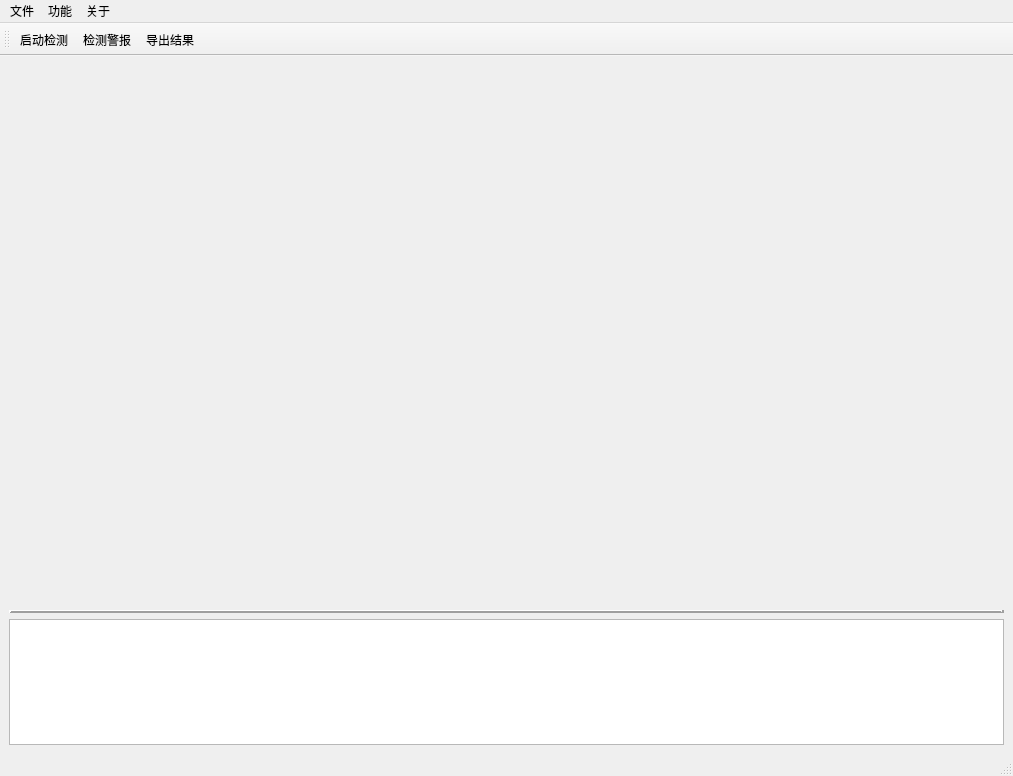
<?xml version="1.0" encoding="UTF-8"?>
<ui version="4.0">
 <class>DetectionWindow</class>
 <widget class="QMainWindow" name="DetectionWindow">
  <property name="geometry">
   <rect>
    <x>0</x>
    <y>0</y>
    <width>1013</width>
    <height>776</height>
   </rect>
  </property>
  <property name="windowTitle">
   <string>MainWindow</string>
  </property>
  <widget class="QWidget" name="centralwidget">
   <layout class="QVBoxLayout" name="verticalLayout">
    <item>
     <layout class="QVBoxLayout" name="verticalLayout_3" stretch="8,2">
      <item>
       <widget class="QLabel" name="showPanel">
        <property name="lineWidth">
         <number>0</number>
        </property>
        <property name="text">
         <string/>
        </property>
        <property name="pixmap">
         <pixmap>src/Camera.png</pixmap>
        </property>
        <property name="alignment">
         <set>Qt::AlignCenter</set>
        </property>
       </widget>
      </item>
      <item>
       <layout class="QVBoxLayout" name="verticalLayout_2">
        <item>
         <widget class="Line" name="VLine">
          <property name="frameShadow">
           <enum>QFrame::Raised</enum>
          </property>
          <property name="lineWidth">
           <number>3</number>
          </property>
          <property name="orientation">
           <enum>Qt::Horizontal</enum>
          </property>
         </widget>
        </item>
        <item>
         <widget class="QTextBrowser" name="infoPanel"/>
        </item>
       </layout>
      </item>
     </layout>
    </item>
   </layout>
  </widget>
  <widget class="QMenuBar" name="menubar">
   <property name="geometry">
    <rect>
     <x>0</x>
     <y>0</y>
     <width>1013</width>
     <height>26</height>
    </rect>
   </property>
   <widget class="QMenu" name="menu">
    <property name="title">
     <string>文件</string>
    </property>
    <addaction name="importPicAction"/>
    <addaction name="importVideoAction"/>
    <addaction name="openCameraAction"/>
   </widget>
   <widget class="QMenu" name="menu_2">
    <property name="title">
     <string>功能</string>
    </property>
    <addaction name="exportDataAction"/>
    <addaction name="openAlertAction"/>
    <addaction name="openDetectAction"/>
   </widget>
   <widget class="QMenu" name="menu_3">
    <property name="title">
     <string>关于</string>
    </property>
    <addaction name="showInfoAction"/>
   </widget>
   <addaction name="menu"/>
   <addaction name="menu_2"/>
   <addaction name="menu_3"/>
  </widget>
  <widget class="QStatusBar" name="statusbar"/>
  <widget class="QToolBar" name="toolBar">
   <property name="windowTitle">
    <string>toolBar</string>
   </property>
   <attribute name="toolBarArea">
    <enum>TopToolBarArea</enum>
   </attribute>
   <attribute name="toolBarBreak">
    <bool>false</bool>
   </attribute>
   <addaction name="openDetectAction"/>
   <addaction name="openAlertAction"/>
   <addaction name="exportDataAction"/>
  </widget>
  <action name="importPicAction">
   <property name="text">
    <string>导入图片</string>
   </property>
  </action>
  <action name="importVideoAction">
   <property name="text">
    <string>导入视频</string>
   </property>
  </action>
  <action name="exportDataAction">
   <property name="icon">
    <iconset resource="src/icons.qrc">
     <normaloff>:/icons/export.png</normaloff>:/icons/export.png</iconset>
   </property>
   <property name="text">
    <string>导出结果</string>
   </property>
  </action>
  <action name="openAlertAction">
   <property name="checkable">
    <bool>true</bool>
   </property>
   <property name="icon">
    <iconset resource="src/icons.qrc">
     <normaloff>:/icons/ring.png</normaloff>:/icons/ring.png</iconset>
   </property>
   <property name="text">
    <string>检测警报</string>
   </property>
  </action>
  <action name="openCameraAction">
   <property name="text">
    <string>实时输入</string>
   </property>
  </action>
  <action name="openDetectAction">
   <property name="checkable">
    <bool>true</bool>
   </property>
   <property name="icon">
    <iconset resource="src/icons.qrc">
     <normaloff>:/icons/detect.png</normaloff>:/icons/detect.png</iconset>
   </property>
   <property name="text">
    <string>启动检测</string>
   </property>
  </action>
  <action name="showInfoAction">
   <property name="text">
    <string>系统介绍</string>
   </property>
  </action>
 </widget>
 <resources>
  <include location="src/icons.qrc"/>
 </resources>
 <connections/>
</ui>
